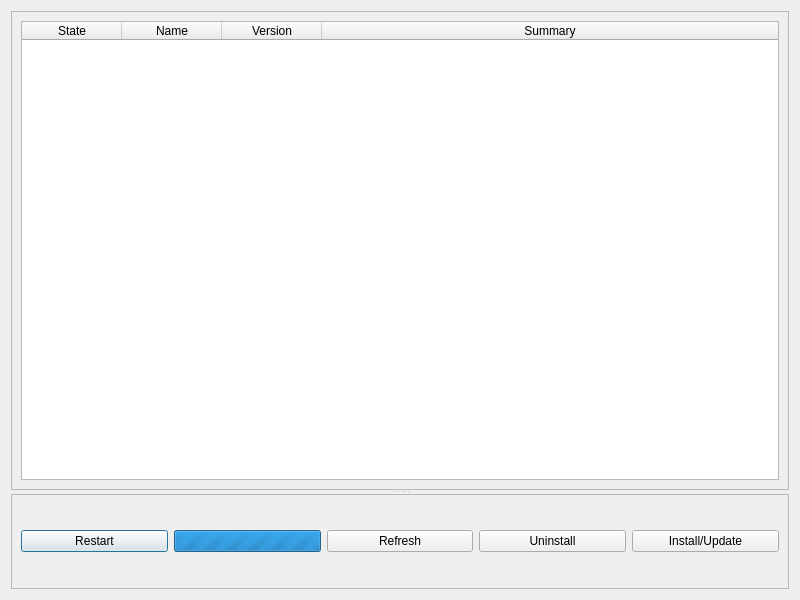
<?xml version="1.0" encoding="UTF-8"?>
<ui version="4.0">
 <class>PluginsManager</class>
 <widget class="QDialog" name="PluginsManager">
  <property name="geometry">
   <rect>
    <x>0</x>
    <y>0</y>
    <width>800</width>
    <height>600</height>
   </rect>
  </property>
  <property name="windowTitle">
   <string>Dialog</string>
  </property>
  <layout class="QVBoxLayout" name="verticalLayout">
   <item>
    <widget class="QSplitter" name="splitter">
     <property name="orientation">
      <enum>Qt::Vertical</enum>
     </property>
     <widget class="QFrame" name="frame">
      <property name="frameShape">
       <enum>QFrame::StyledPanel</enum>
      </property>
      <property name="frameShadow">
       <enum>QFrame::Raised</enum>
      </property>
      <layout class="QVBoxLayout" name="verticalLayout_2">
       <item>
        <widget class="QTableWidget" name="table">
         <property name="editTriggers">
          <set>QAbstractItemView::NoEditTriggers</set>
         </property>
         <property name="selectionBehavior">
          <enum>QAbstractItemView::SelectRows</enum>
         </property>
         <property name="sortingEnabled">
          <bool>true</bool>
         </property>
         <attribute name="horizontalHeaderStretchLastSection">
          <bool>true</bool>
         </attribute>
         <column>
          <property name="text">
           <string>State</string>
          </property>
         </column>
         <column>
          <property name="text">
           <string>Name</string>
          </property>
         </column>
         <column>
          <property name="text">
           <string>Version</string>
          </property>
         </column>
         <column>
          <property name="text">
           <string>Summary</string>
          </property>
         </column>
        </widget>
       </item>
      </layout>
     </widget>
     <widget class="QFrame" name="info_frame">
      <property name="frameShape">
       <enum>QFrame::StyledPanel</enum>
      </property>
      <property name="frameShadow">
       <enum>QFrame::Raised</enum>
      </property>
      <layout class="QVBoxLayout" name="verticalLayout_3">
       <item>
        <layout class="QHBoxLayout" name="horizontalLayout">
         <item>
          <widget class="QPushButton" name="restart_button">
           <property name="text">
            <string>Restart</string>
           </property>
          </widget>
         </item>
         <item>
          <widget class="QProgressBar" name="progress">
           <property name="sizePolicy">
            <sizepolicy hsizetype="Minimum" vsizetype="Fixed">
             <horstretch>0</horstretch>
             <verstretch>0</verstretch>
            </sizepolicy>
           </property>
           <property name="maximum">
            <number>0</number>
           </property>
           <property name="value">
            <number>-1</number>
           </property>
          </widget>
         </item>
         <item>
          <widget class="QPushButton" name="refresh_button">
           <property name="text">
            <string>Refresh</string>
           </property>
          </widget>
         </item>
         <item>
          <widget class="QPushButton" name="uninstall_button">
           <property name="text">
            <string>Uninstall</string>
           </property>
          </widget>
         </item>
         <item>
          <widget class="QPushButton" name="install_button">
           <property name="text">
            <string>Install/Update</string>
           </property>
          </widget>
         </item>
        </layout>
       </item>
      </layout>
     </widget>
    </widget>
   </item>
  </layout>
 </widget>
 <resources>
  <include location="resources/resources.qrc"/>
 </resources>
 <connections>
  <connection>
   <sender>table</sender>
   <signal>itemSelectionChanged()</signal>
   <receiver>PluginsManager</receiver>
   <slot>on_selection_changed()</slot>
   <hints>
    <hint type="sourcelabel">
     <x>381</x>
     <y>70</y>
    </hint>
    <hint type="destinationlabel">
     <x>319</x>
     <y>239</y>
    </hint>
   </hints>
  </connection>
  <connection>
   <sender>install_button</sender>
   <signal>clicked()</signal>
   <receiver>PluginsManager</receiver>
   <slot>on_install()</slot>
   <hints>
    <hint type="sourcelabel">
     <x>522</x>
     <y>266</y>
    </hint>
    <hint type="destinationlabel">
     <x>319</x>
     <y>239</y>
    </hint>
   </hints>
  </connection>
  <connection>
   <sender>restart_button</sender>
   <signal>clicked()</signal>
   <receiver>PluginsManager</receiver>
   <slot>on_restart()</slot>
   <hints>
    <hint type="sourcelabel">
     <x>116</x>
     <y>266</y>
    </hint>
    <hint type="destinationlabel">
     <x>319</x>
     <y>239</y>
    </hint>
   </hints>
  </connection>
  <connection>
   <sender>uninstall_button</sender>
   <signal>clicked()</signal>
   <receiver>PluginsManager</receiver>
   <slot>on_uninstall()</slot>
   <hints>
    <hint type="sourcelabel">
     <x>319</x>
     <y>266</y>
    </hint>
    <hint type="destinationlabel">
     <x>319</x>
     <y>239</y>
    </hint>
   </hints>
  </connection>
  <connection>
   <sender>refresh_button</sender>
   <signal>clicked()</signal>
   <receiver>PluginsManager</receiver>
   <slot>on_refresh()</slot>
   <hints>
    <hint type="sourcelabel">
     <x>150</x>
     <y>501</y>
    </hint>
    <hint type="destinationlabel">
     <x>399</x>
     <y>299</y>
    </hint>
   </hints>
  </connection>
 </connections>
 <slots>
  <slot>on_selection_changed()</slot>
  <slot>on_install()</slot>
  <slot>on_restart()</slot>
  <slot>on_uninstall()</slot>
  <slot>on_refresh()</slot>
 </slots>
</ui>
